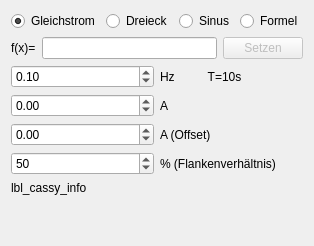
        <widget class="QWidget" name="tab_cassy_2">
         <attribute name="icon">
          <iconset>
           <normaloff>:/action_buttons/res/icons/icons/lightning.png</normaloff>:/action_buttons/res/icons/icons/lightning.png</iconset>
         </attribute>
         <attribute name="title">
          <string>Cassy</string>
         </attribute>
         <layout class="QVBoxLayout" name="verticalLayout_3">
          <item>
           <layout class="QHBoxLayout" name="horizontalLayout_2">
            <item>
             <widget class="QRadioButton" name="radioButton_dc">
              <property name="text">
               <string>Gleichstrom</string>
              </property>
              <property name="checked">
               <bool>true</bool>
              </property>
             </widget>
            </item>
            <item>
             <widget class="QRadioButton" name="radioButton_dreieck">
              <property name="text">
               <string>Dreieck</string>
              </property>
             </widget>
            </item>
            <item>
             <widget class="QRadioButton" name="radioButton_sin">
              <property name="text">
               <string>Sinus</string>
              </property>
             </widget>
            </item>
            <item>
             <widget class="QRadioButton" name="radioButton_user">
              <property name="text">
               <string>Formel</string>
              </property>
             </widget>
            </item>
           </layout>
          </item>
          <item>
           <layout class="QHBoxLayout" name="horizontalLayout_3">
            <item>
             <widget class="QLabel" name="label">
              <property name="text">
               <string>f(x)=</string>
              </property>
             </widget>
            </item>
            <item>
             <widget class="QLineEdit" name="lineEdit_user"/>
            </item>
            <item>
             <widget class="QPushButton" name="btn_set_formula">
              <property name="enabled">
               <bool>false</bool>
              </property>
              <property name="text">
               <string>Setzen</string>
              </property>
             </widget>
            </item>
           </layout>
          </item>
          <item>
           <layout class="QGridLayout" name="gridLayout_4">
            <item row="0" column="0">
             <widget class="QDoubleSpinBox" name="SpinBox_frequenz">
              <property name="minimumSize">
               <size>
                <width>80</width>
                <height>20</height>
               </size>
              </property>
              <property name="maximumSize">
               <size>
                <width>200</width>
                <height>16777215</height>
               </size>
              </property>
              <property name="maximum">
               <double>10.000000000000000</double>
              </property>
              <property name="singleStep">
               <double>0.010000000000000</double>
              </property>
              <property name="value">
               <double>0.100000000000000</double>
              </property>
             </widget>
            </item>
            <item row="0" column="1">
             <widget class="QLabel" name="lbl_frequenz">
              <property name="text">
               <string>Hz          T=10s</string>
              </property>
             </widget>
            </item>
            <item row="1" column="0">
             <widget class="QDoubleSpinBox" name="SpinBox_amplitude">
              <property name="minimumSize">
               <size>
                <width>80</width>
                <height>20</height>
               </size>
              </property>
              <property name="minimum">
               <double>-1.000000000000000</double>
              </property>
              <property name="maximum">
               <double>1.000000000000000</double>
              </property>
              <property name="singleStep">
               <double>0.010000000000000</double>
              </property>
             </widget>
            </item>
            <item row="1" column="1">
             <widget class="QLabel" name="label_6">
              <property name="text">
               <string>A</string>
              </property>
             </widget>
            </item>
            <item row="2" column="0">
             <widget class="QDoubleSpinBox" name="SpinBox_offset">
              <property name="minimumSize">
               <size>
                <width>80</width>
                <height>20</height>
               </size>
              </property>
              <property name="minimum">
               <double>-1.000000000000000</double>
              </property>
              <property name="maximum">
               <double>1.000000000000000</double>
              </property>
              <property name="singleStep">
               <double>0.100000000000000</double>
              </property>
             </widget>
            </item>
            <item row="2" column="1">
             <widget class="QLabel" name="label_5">
              <property name="text">
               <string>A (Offset)</string>
              </property>
             </widget>
            </item>
            <item row="3" column="1">
             <widget class="QLabel" name="label_3">
              <property name="text">
               <string>% (Flankenverhältnis)</string>
              </property>
             </widget>
            </item>
            <item row="3" column="0">
             <widget class="QSpinBox" name="SpinBox_ratio">
              <property name="value">
               <number>50</number>
              </property>
             </widget>
            </item>
           </layout>
          </item>
          <item>
           <layout class="QVBoxLayout" name="plot_layout">
            <property name="sizeConstraint">
             <enum>QLayout::SetMinimumSize</enum>
            </property>
            <item>
             <widget class="QLabel" name="lbl_cassy_info">
              <property name="text">
               <string>lbl_cassy_info</string>
              </property>
             </widget>
            </item>
           </layout>
          </item>
          <item>
           <spacer name="verticalSpacer_2">
            <property name="orientation">
             <enum>Qt::Vertical</enum>
            </property>
            <property name="sizeHint" stdset="0">
             <size>
              <width>20</width>
              <height>40</height>
             </size>
            </property>
           </spacer>
          </item>
         </layout>
        </widget>
